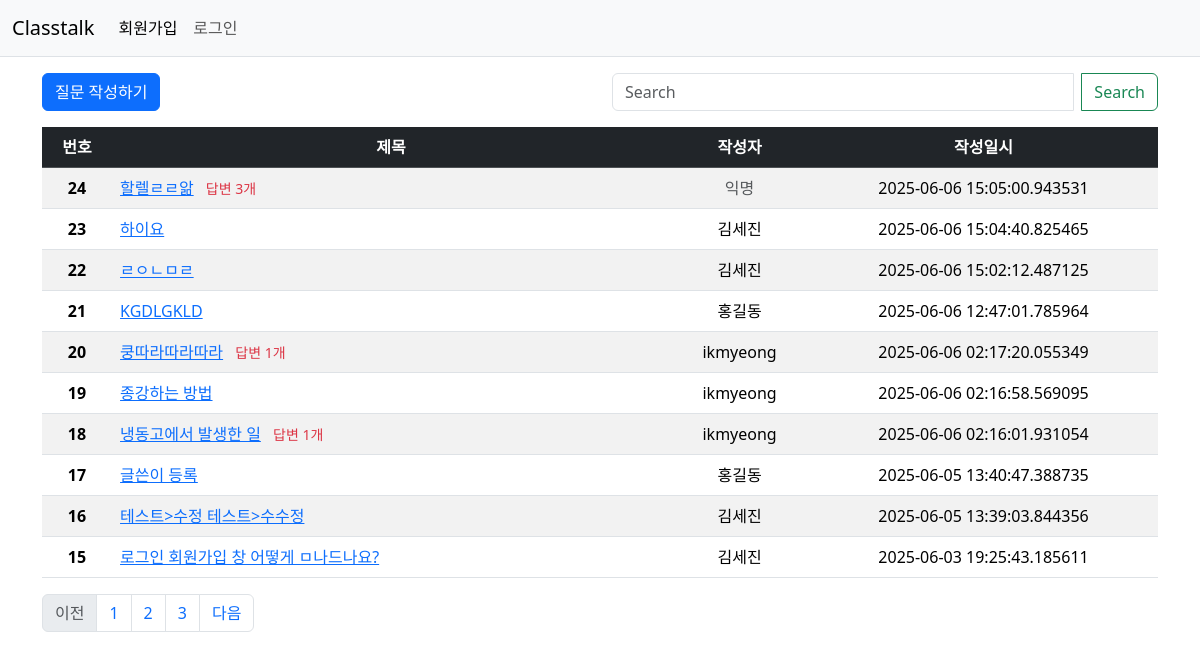
Page /question/list/ on the committed database.
### classtalk/models.py (models this page shows)
class Question(db.Model):
    id = db.Column(db.Integer, primary_key=True)
    subject = db.Column(db.String(200), nullable=False)
    content = db.Column(db.Text(), nullable=False)
    create_date = db.Column(db.DateTime(), nullable=False)
    user_id = db.Column(db.Integer, db.ForeignKey('user.id', ondelete='CASCADE'), nullable=False)
    user = db.relationship('User', backref=db.backref('question_set'))
    modify_date = db.Column(db.DateTime(), nullable=True)
    is_anonymous = db.Column(db.Boolean, default=False)  # 익명 여부 추가

class User(db.Model):
    id = db.Column(db.Integer, primary_key=True)
    username = db.Column(db.String(150), unique=True, nullable=False)
    password = db.Column(db.String(200), nullable=False)
    email = db.Column(db.String(120), unique=True, nullable=False)

### classtalk/views/question_views.py (the view, shortened to what this page needs)
@bp.route('/list/')
def _list():
    page = request.args.get('page', type=int, default=1)
    kw = request.args.get('kw', type=str, default='')
    question_list = Question.query.order_by(Question.create_date.desc())
    question_list = question_list.paginate(page=page, per_page=10)
    return render_template('question/question_list.html', question_list=question_list, page=page, kw=kw)

### classtalk/views/auth_views.py (called while the page is built)
@bp.before_app_request
def load_logged_in_user():
    user_id = session.get('user_id')
    if user_id is None:
        g.user = None
    else:
        g.user = User.query.get(user_id)

### classtalk/templates/question/question_list.html (shortened to what this page needs)
<!DOCTYPE html>
<html lang="en">
<head>
    <link href="https://cdn.jsdelivr.net/npm/bootstrap@5.3.5/dist/css/bootstrap.min.css" rel="stylesheet">
</head>
<body>
{% include "navbar.html" %}
<div class="container my-3">
    <div class="row my-3">
            <div class="col-6">
                <a href="{{ url_for('question.create') }}" class="btn btn-primary">질문 작성하기</a>
            </div>
            <div class="col-6">
                <div class="input-group">
                    <input type="text" id="search_kw" class="form-control me-2" value="{{ kw or '' }}" placeholder="Search" aria-label="Search"/>
                    <button class="btn btn-outline-success" type="submit" id="btn_search">Search</button>
                </div>
            </div>
        </div>
    <table class="table table-striped">
        <thead>
        <tr class="text-center table-dark">
            <th scope="col">번호</th>
            <th scope="col" style="width:50%">제목</th>
            <th scope="col">작성자</th>
            <th scope="col">작성일시</th>
        </tr>
        </thead>
    {% if question_list %}
      <tbody>
        {% for question in question_list.items %}
        <tr class="text-center">
            <th scope="row">{{ question_list.total - ((question_list.page-1) * question_list.per_page) - loop.index0 }}</th>
            <td class="text-start">
                <a href="{{ url_for('question.detail', question_id=question.id) }}">{{ question.subject }}</a>
                {% if question.answer_set|length > 0 %}
                <span class="text-danger small mx-2">답변 {{ question.answer_set|length }}개</span>
                {% endif %}
            </td>
            <td>
                {% if question.is_anonymous %}
                    <span class="text-muted">익명</span>
                    <td>{{question.create_date}}</td>
                {% else %}
                    {{ question.user.username }}
                    <td>{{question.create_date}}</td>
                {% endif %}
            </td>
        </tr>
        {% endfor %}
      </tbody>
    </table>
    {% else %}
        <p>질문이 없습니다.</p>
    {% endif %}
    {% include "Pagenation.html" %}
</div>
</body>
</html>

### rows in the picture
Question: total "24", subject "할렐ㄹㄹ앎", answer_set|length "3", create_date "2025-06-06 15:05:00.943531"
Question: total "23", subject "하이요", user.username "김세진", create_date "2025-06-06 15:04:40.825465"
Question: total "22", subject "ㄹㅇㄴㅁㄹ", user.username "김세진", create_date "2025-06-06 15:02:12.487125"
Question: total "21", subject "KGDLGKLD", user.username "홍길동", create_date "2025-06-06 12:47:01.785964"
Question: total "20", subject "쿵따라따라따라", answer_set|length "1", user.username "ikmyeong", create_date "2025-06-06 02:17:20.055349"
Question: total "19", subject "종강하는 방법", user.username "ikmyeong", create_date "2025-06-06 02:16:58.569095"
Question: total "18", subject "냉동고에서 발생한 일", answer_set|length "1", user.username "ikmyeong", create_date "2025-06-06 02:16:01.931054"
Question: total "17", subject "글쓴이 등록", user.username "홍길동", create_date "2025-06-05 13:40:47.388735"
Question: total "16", subject "테스트>수정 테스트>수수정", user.username "김세진", create_date "2025-06-05 13:39:03.844356"
Question: total "15", subject "로그인 회원가입 창 어떻게 ㅁ나드나요?", user.username "김세진", create_date "2025-06-03 19:25:43.185611"

### other values in the picture
{{ page_num }} "1" "2" "3"
